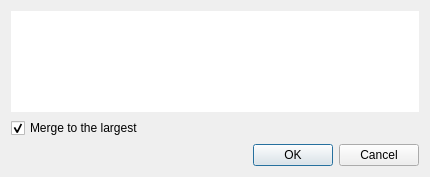
<?xml version="1.0" encoding="UTF-8"?>
<ui version="4.0">
 <class>ZFlyEmMergeUploadDialog</class>
 <widget class="QDialog" name="ZFlyEmMergeUploadDialog">
  <property name="geometry">
   <rect>
    <x>0</x>
    <y>0</y>
    <width>430</width>
    <height>177</height>
   </rect>
  </property>
  <property name="windowTitle">
   <string>Upload Merges</string>
  </property>
  <layout class="QVBoxLayout" name="verticalLayout">
   <item>
    <widget class="QTextEdit" name="infoTextEdit">
     <property name="autoFillBackground">
      <bool>false</bool>
     </property>
     <property name="frameShape">
      <enum>QFrame::NoFrame</enum>
     </property>
     <property name="frameShadow">
      <enum>QFrame::Plain</enum>
     </property>
     <property name="readOnly">
      <bool>true</bool>
     </property>
     <property name="html">
      <string>&lt;!DOCTYPE HTML PUBLIC &quot;-//W3C//DTD HTML 4.0//EN&quot; &quot;http://www.w3.org/TR/REC-html40/strict.dtd&quot;&gt;
&lt;html&gt;&lt;head&gt;&lt;meta name=&quot;qrichtext&quot; content=&quot;1&quot; /&gt;&lt;style type=&quot;text/css&quot;&gt;
p, li { white-space: pre-wrap; }
&lt;/style&gt;&lt;/head&gt;&lt;body style=&quot; font-family:'.SF NS Text'; font-size:13pt; font-weight:400; font-style:normal;&quot;&gt;
&lt;p style=&quot;-qt-paragraph-type:empty; margin-top:0px; margin-bottom:0px; margin-left:0px; margin-right:0px; -qt-block-indent:0; text-indent:0px;&quot;&gt;&lt;br /&gt;&lt;/p&gt;&lt;/body&gt;&lt;/html&gt;</string>
     </property>
    </widget>
   </item>
   <item>
    <layout class="QHBoxLayout" name="horizontalLayout">
     <item>
      <widget class="QCheckBox" name="mergeCheckBox">
       <property name="text">
        <string>Merge to the largest</string>
       </property>
       <property name="checked">
        <bool>true</bool>
       </property>
      </widget>
     </item>
     <item>
      <spacer name="horizontalSpacer">
       <property name="orientation">
        <enum>Qt::Horizontal</enum>
       </property>
       <property name="sizeHint" stdset="0">
        <size>
         <width>40</width>
         <height>20</height>
        </size>
       </property>
      </spacer>
     </item>
    </layout>
   </item>
   <item>
    <widget class="QDialogButtonBox" name="buttonBox">
     <property name="orientation">
      <enum>Qt::Horizontal</enum>
     </property>
     <property name="standardButtons">
      <set>QDialogButtonBox::Cancel|QDialogButtonBox::Ok</set>
     </property>
    </widget>
   </item>
  </layout>
 </widget>
 <resources/>
 <connections>
  <connection>
   <sender>buttonBox</sender>
   <signal>accepted()</signal>
   <receiver>ZFlyEmMergeUploadDialog</receiver>
   <slot>accept()</slot>
   <hints>
    <hint type="sourcelabel">
     <x>248</x>
     <y>254</y>
    </hint>
    <hint type="destinationlabel">
     <x>157</x>
     <y>274</y>
    </hint>
   </hints>
  </connection>
  <connection>
   <sender>buttonBox</sender>
   <signal>rejected()</signal>
   <receiver>ZFlyEmMergeUploadDialog</receiver>
   <slot>reject()</slot>
   <hints>
    <hint type="sourcelabel">
     <x>316</x>
     <y>260</y>
    </hint>
    <hint type="destinationlabel">
     <x>286</x>
     <y>274</y>
    </hint>
   </hints>
  </connection>
 </connections>
</ui>
